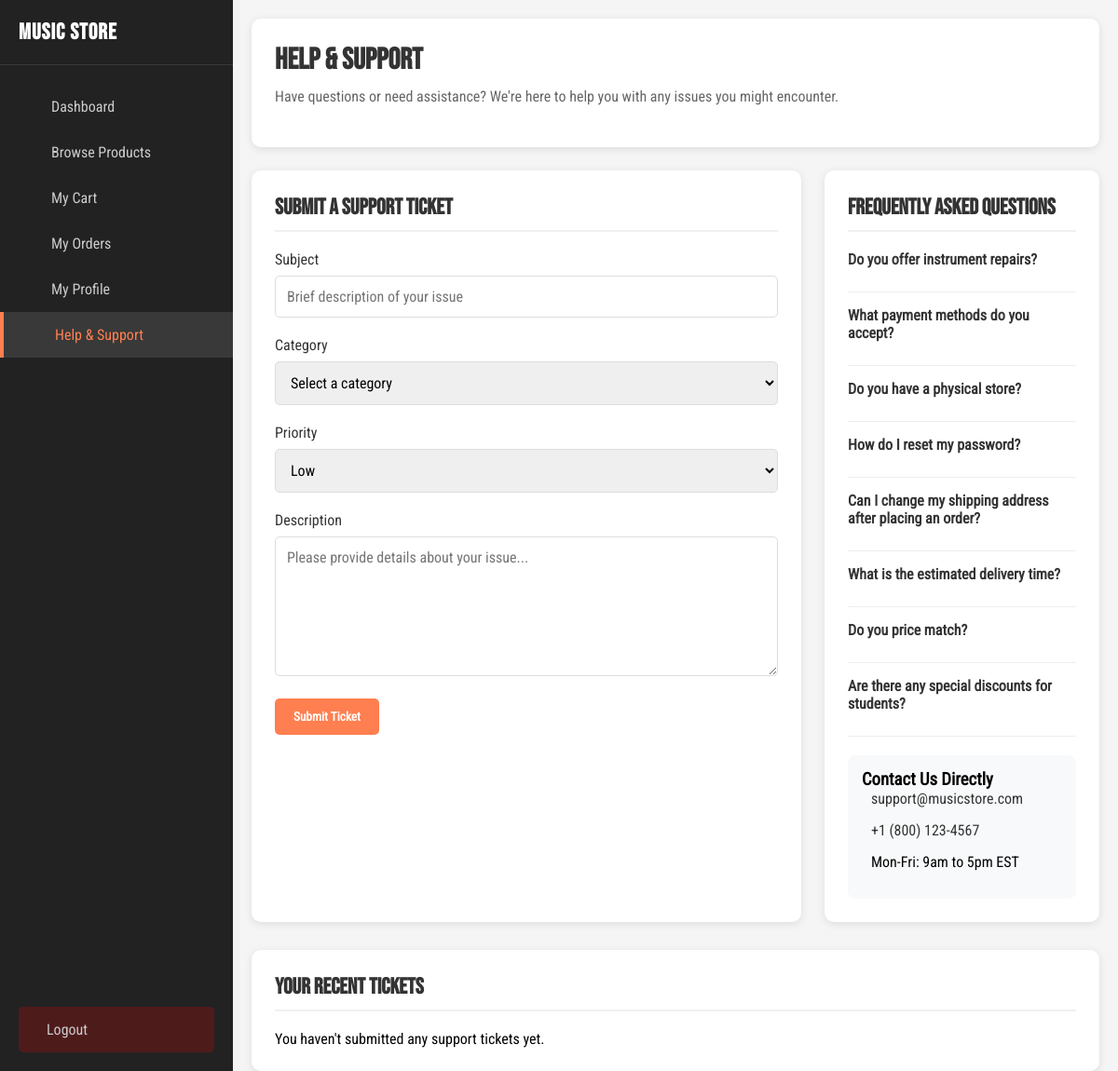
Page /support.php (signed in) on the committed database.
### tables this page shows
CREATE TABLE IF NOT EXISTS `faqs` (
  `faq_id` int NOT NULL AUTO_INCREMENT,
  `faq_question` varchar(255) NOT NULL,
  `faq_answer` text NOT NULL,
  PRIMARY KEY (`faq_id`)
);

### support.php (the view, shortened to what this page needs)
<?php session_start();
$conn = new mysqli("localhost", "root", "", "musicstore_database");
$user_id = $_SESSION['user_id'];
$stmt = $conn->prepare("SELECT ticket_id, ticket_subject, ticket_category, ticket_priority, ticket_status, created_on FROM support_tickets WHERE user_ref = ? ORDER BY created_on DESC");
$stmt->bind_param("i", $user_id);
$stmt->execute();
$tickets = $stmt->get_result();
$faq_query = "SELECT faq_id, faq_question, faq_answer FROM faqs ORDER BY faq_id ASC LIMIT 8";
$faqs = $conn->query($faq_query);
?>
<!DOCTYPE html>
<html lang="en">
<head>
    <link rel="stylesheet" href="https://unpkg.com/lucide-static@latest/font/lucide.css">
    <link rel="stylesheet" href="css/user_dashboard.css">
</head>
<body>
    <div class="dashboard">
        <div class="sidebar">
            <div class="sidebar-header">
                <h2>Music Store</h2>
            </div>
            <nav>
                <ul class="nav-list">
                    <li><a href="user_dashboard.php" class="nav-link"><i class="lucide-home"></i> <span>Dashboard</span></a></li>
                    <li><a href="products.php" class="nav-link"><i class="lucide-package"></i> <span>Browse Products</span></a></li>
                    <li><a href="cart.php" class="nav-link"><i class="lucide-shopping-cart"></i> <span>My Cart</span></a></li>
                    <li><a href="user_order_detail.php" class="nav-link"><i class="lucide-clipboard-list"></i> <span>My Orders</span></a></li>
                    <li><a href="profile.php" class="nav-link"><i class="lucide-user"></i> <span>My Profile</span></a></li>
                    <li><a href="support.php" class="nav-link active"><i class="lucide-help-circle"></i> <span>Help & Support</span></a></li>
                </ul>
            </nav>
            <div class="logout-section">
                <a href="logout.php" class="logout-btn"><i class="lucide-log-out"></i> <span>Logout</span></a>
            </div>
        </div>
        <main class="main-content">
            <div class="welcome-banner">
                <h1>Help & Support</h1>
                <p>Have questions or need assistance? We're here to help you with any issues you might encounter.</p>
            </div>
            <div class="support-container">
                <div class="dashboard-section">
                    <div class="section-header">
                        <h2 class="section-title">Submit a Support Ticket</h2>
                    </div>
                    <form class="support-form" method="POST" action="">
                        <div class="form-group">
                            <label for="subject">Subject</label>
                            <input type="text" id="subject" name="subject" required placeholder="Brief description of your issue">
                        </div>
                        <div class="form-group">
                            <label for="category">Category</label>
                            <select id="category" name="category" required>
                                <option value="">Select a category</option>
                            </select>
                        </div>
                        <div class="form-group">
                            <label for="priority">Priority</label>
                            <select id="priority" name="priority" required>
                                <option value="Low">Low</option>
                            </select>
                        </div>
                        <div class="form-group">
                            <label for="description">Description</label>
                            <textarea id="description" name="description" required placeholder="Please provide details about your issue..."></textarea>
                        </div>
                        <button type="submit" name="submit_ticket" class="form-submit">Submit Ticket</button>
                    </form>
                </div>
                <div>
                    <div class="dashboard-section">
                        <div class="section-header">
                            <h2 class="section-title">Frequently Asked Questions</h2>
                        </div>
                        <?php if ($faqs->num_rows > 0): ?>
                            <div class="faq-list">
                                <?php while ($faq = $faqs->fetch_assoc()): ?>
                                <div class="faq-item">
                                    <div class="faq-question">
                                        <?php echo htmlspecialchars($faq['faq_question']); ?>
                                    </div>
                                </div>
                                <?php endwhile; ?>
                            </div>
                        <?php else: ?>
                            <div class="empty-state">
                                <p>No FAQs available at the moment.</p>
                            </div>
                        <?php endif; ?>
                        <div class="contact-info">
                            <h3>Contact Us Directly</h3>
                            <div class="contact-method">
                                <a href="mailto:support@musicstore.com">support@musicstore.com</a>
                            </div>
                            <div class="contact-method">
                                <a href="tel:+18001234567">+1 (800) 123-4567</a>
                            </div>
                            <div class="contact-method">
                                <span>Mon-Fri: 9am to 5pm EST</span>
                            </div>
                        </div>
                    </div>
                </div>
            </div>
            <div class="dashboard-section">
                <div class="section-header">
                    <h2 class="section-title">Your Recent Tickets</h2>
                </div>
                <?php if ($tickets->num_rows > 0): ?>
                    <div class="tickets-list">
                        <?php while ($ticket = $tickets->fetch_assoc()): ?>
                            <div class="ticket-card">
                                <div class="ticket-header">
                                    <div class="ticket-subject"><?php echo htmlspecialchars($ticket['ticket_subject']); ?></div>
                                    <div class="ticket-date"><?php echo date("M d, Y", strtotime($ticket['created_on'])); ?></div>
                                </div>
                                <div class="ticket-details">
                                    <div class="ticket-category">
                                        <i class="lucide-tag"></i> <?php echo htmlspecialchars($ticket['ticket_category']); ?>
                                    </div>
                                    <div class="ticket-priority priority-<?php echo strtolower($ticket['ticket_priority']); ?>">
                                        <i class="lucide-alert-circle"></i> <?php echo htmlspecialchars($ticket['ticket_priority']); ?> Priority
                                    </div>
                                </div>
                                <div class="ticket-footer">
                                    <span class="ticket-status status-<?php echo strtolower(str_replace(' ', '-', $ticket['ticket_status'])); ?>">
                                        <?php echo htmlspecialchars($ticket['ticket_status']); ?>
                                    </span>
                                    <a href="ticket_details.php?id=<?php echo $ticket['ticket_id']; ?>" class="view-ticket-btn">View Details</a>
                                </div>
                            </div>
                        <?php endwhile; ?>
                    </div>
                <?php else: ?>
                    <div class="empty-state">
                        <p>You haven't submitted any support tickets yet.</p>
                    </div>
                <?php endif; ?>
            </div>
        </main>
    </div>
</body>
</html>

### css/user_dashboard.css (style rules this page uses)
* { margin: 0; padding: 0; font-family: "font"; box-sizing: border-box; }
html, body { width: 100%; height: 100%; background-color: #f5f5f5; }
.dashboard { display: flex; height: 100vh; width: 100%; }
.sidebar { width: 250px; height: 100%; background-color: #222; color: #fff; transition: all 0.3s ease-in-out; position: fixed; z-index: 1000; }
.sidebar-header { padding: 20px; border-bottom: 1px solid rgba(255, 255, 255, 0.1); }
.sidebar-header h2 { font-family: "Bold"; font-size: 1.5rem; color: #fff; letter-spacing: 1px; }
.nav-list { padding: 20px 0; list-style: none; }
.nav-link { display: flex; align-items: center; padding: 15px 20px; color: #ccc; text-decoration: none; transition: all 0.3s ease; gap: 15px; }
.nav-link:hover, .nav-link.active { background-color: rgba(255, 255, 255, 0.1); color: #ff7f50; border-left: 4px solid #ff7f50; }
.logout-section { position: absolute; bottom: 20px; width: 100%; padding: 0 20px; }
.logout-btn { display: flex; align-items: center; padding: 15px; color: #ccc; text-decoration: none; transition: all 0.3s ease; background-color: rgba(255, 0, 0, 0.2); border-radius: 5px; gap: 15px; }
.main-content { flex: 1; margin-left: 250px; padding: 20px; transition: all 0.3s ease-in-out; }
.welcome-banner { background-color: #fff; border-radius: 10px; padding: 25px; margin-bottom: 25px; box-shadow: 0 2px 10px rgba(0, 0, 0, 0.1); }
.welcome-banner h1 { font-family: "Bold"; font-size: 2rem; color: #333; margin-bottom: 10px; }
.welcome-banner p { color: #666; margin-bottom: 20px; }
.dashboard-section { background-color: #fff; border-radius: 10px; padding: 25px; margin-bottom: 30px; box-shadow: 0 2px 10px rgba(0, 0, 0, 0.1); }
.section-header { display: flex; justify-content: space-between; align-items: center; margin-bottom: 20px; border-bottom: 2px solid #f0f0f0; padding-bottom: 10px; }
.section-title { font-family: "Bold"; font-size: 1.5rem; color: #333; }

### support.php (style rules this page uses)
.support-container { display: grid; grid-template-columns: 2fr 1fr; gap: 25px; }
.support-form { margin-top: 20px; }
.form-group { margin-bottom: 20px; }
.form-group label { display: block; margin-bottom: 8px; font-weight: 500; color: #333; }
.form-group input, .form-group select, .form-group textarea { width: 100%; padding: 12px; border: 1px solid #ddd; border-radius: 5px; font-size: 1rem; }
.form-group textarea { height: 150px; resize: vertical; }
.form-submit { background-color: #ff7f50; color: #fff; border: none; padding: 12px 20px; border-radius: 5px; cursor: pointer; font-weight: 600; transition: all 0.3s ease; }
.faq-item { margin-bottom: 15px; border-bottom: 1px solid #eee; padding-bottom: 15px; }
.faq-question { font-weight: 600; color: #333; margin-bottom: 10px; cursor: pointer; display: flex; justify-content: space-between; align-items: center; }
.contact-info { margin-top: 20px; background-color: #f8f9fa; border-radius: 8px; padding: 15px; }
.contact-method { display: flex; align-items: center; gap: 10px; margin-bottom: 15px; }
.contact-method a { color: #333; text-decoration: none; }

### rows in the picture
faqs: faq_question "Do you offer instrument repairs?"
faqs: faq_question "What payment methods do you accept?"
faqs: faq_question "Do you have a physical store?"
faqs: faq_question "How do I reset my password?"
faqs: faq_question "Can I change my shipping address after placing an order?"
faqs: faq_question "What is the estimated delivery time?"
faqs: faq_question "Do you price match?"
faqs: faq_question "Are there any special discounts for students?"
